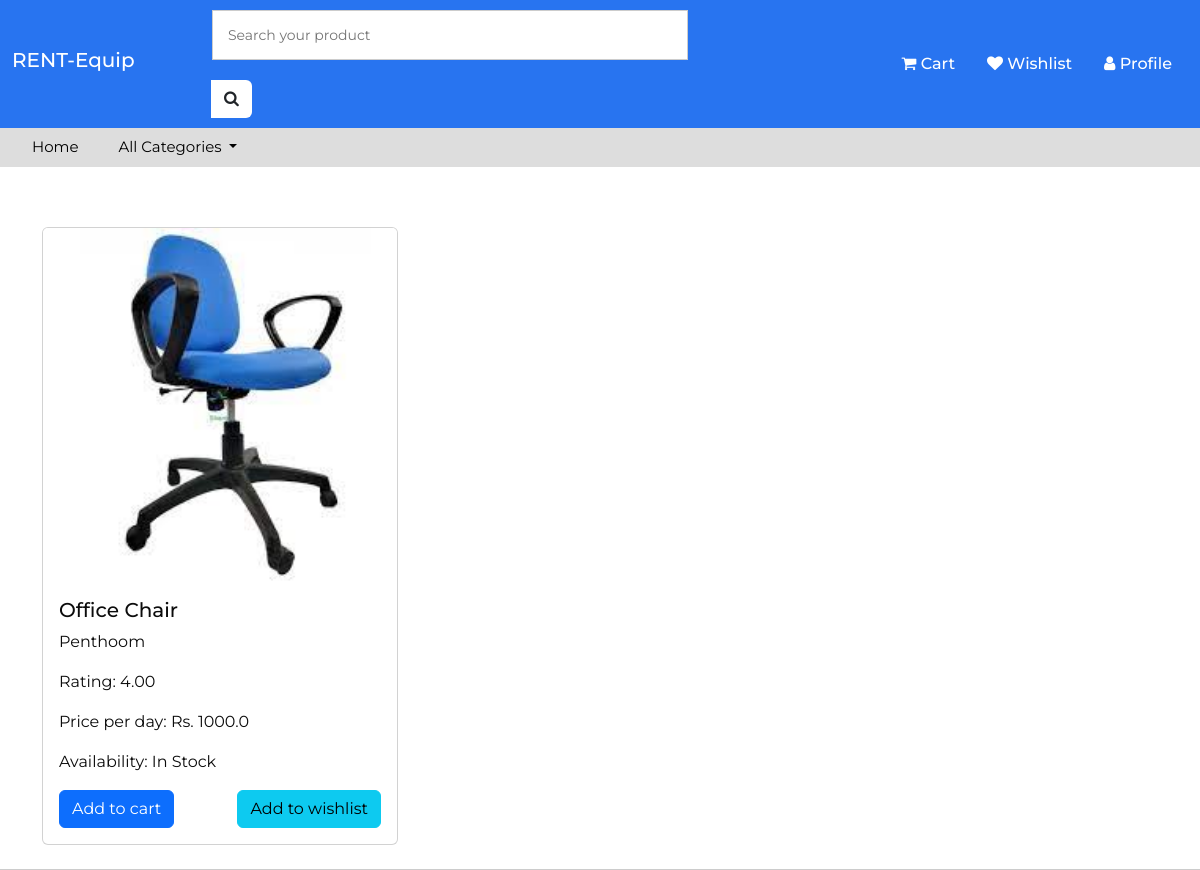
The app's page /officeequip (signed in) with its own data.
### home/models.py (models this page shows, shortened)
class Product(models.Model):
    name = models.CharField(max_length=100)
    description = models.TextField()
    rating = models.DecimalField(max_digits=3, decimal_places=2)
    price_per_day = models.DecimalField(max_digits=10, decimal_places=1)
    category = models.CharField(max_length=50, default='Uncategorized')
    subcategory = models.CharField(max_length=50, blank=True, null=True)
    availability = models.BooleanField(default=True)
    image = models.ImageField(upload_to='product_images/', default='default-image.jpg')

### home/views.py (the view)
# urls.py: path('officeequip', views.officeequip, name='officeequip'),
@login_required
@never_cache
def officeequip(request):
    officeequip = Product.objects.filter(category='office')
    context = {
        'products': officeequip
    }
    return render(request, 'officeequip.html', context)

### templates/officeequip.html (shortened to what this page needs)
{% load static %}
<!doctype html>
<html lang="en">
<head>
    <link href="https://stackpath.bootstrapcdn.com/font-awesome/4.7.0/css/font-awesome.min.css" rel="stylesheet">
    <link href="https://cdn.jsdelivr.net/npm/bootstrap@5.2.0-beta1/dist/css/bootstrap.min.css" rel="stylesheet">
    <link rel="stylesheet" href="style.css">
</head>
<body>
<div class="main-navbar shadow-sm sticky-top">
        <div class="top-navbar">
            <div class="container-fluid">
                <div class="row">
                    <div class="col-md-2 my-auto d-none d-sm-none d-md-block d-lg-block">
                        <h5 class="brand-name">RENT-Equip</h5>
                    </div>
                    <div class="col-md-5 my-auto">
                        <form action="{% url 'search_office' %}" method="get">
                            <div class="input-group">
                                <input type="text" name="q" placeholder="Search your product"   />
                                <button class="btn bg-white" type="submit">
                                    <i class="fa fa-search"></i>
                                </button>
                            </div>
                        </form>
                    </div>
                    <div class="col-md-5 my-auto">
                        <ul class="nav justify-content-end">
                            <li class="nav-item">
                                <a class="nav-link" href="cart">
                                    <i class="fa fa-shopping-cart"></i> Cart
                                </a>
                            </li>
                            <li class="nav-item">
                                <a class="nav-link" href="wishlist">
                                    <i class="fa fa-heart"></i> Wishlist
                                </a>
                            </li>
                            <li class="nav-item">
                                <a class="nav-link" href="account"  aria-expanded="false">
                                    <i class="fa fa-user"></i> Profile
                                </a>
                            </li>
                        </ul>
                    </div>
                </div>
            </div>
        </div>
       <nav class="navbar navbar-expand-lg">
    <div class="container-fluid">
        <div class="collapse navbar-collapse" id="navbarSupportedContent">
            <ul class="navbar-nav me-auto mb-2 mb-lg-0">
                <li class="nav-item">
                    <a class="nav-link" href="#">Home</a>
                </li>
                <nav>
    <ul class="nav">
        <li class="nav-item dropdown">
            <a class="nav-link dropdown-toggle" href="#" id="navbarDropdown" role="button" aria-haspopup="true" aria-expanded="false">
                All Categories
            </a>
        </li>
    </ul>
</nav>
            </ul>
        </div>
    </div>
</nav>
<main>
    <div class="container">
        <div class="row">
            {% for product in products %}
                <div class="col-md-4 mb-4">
                    <div class="card">
                        <a href="{% url 'product_detail' product.id %}">
                            <img src="{{ product.image.url }}" class="card-img-top" alt="{{ product.name }}">
                        </a>
                        <div class="card-body">
                            <h5 class="card-title">{{ product.name }}</h5>
                            <p class="card-text">{{ product.description }}</p>
                            <p class="card-text">Rating: {{ product.rating }}</p>
                            <p class="card-text">Price per day: Rs. {{ product.price_per_day }}</p>
                            {% if product.availability %}
                                <p class="card-text">Availability: In Stock</p>
                            {% else %}
                                <p class="card-text">Availability: Out of Stock</p>
                            {% endif %}
                            <div class="d-flex justify-content-between align-items-center">
                                <form method="post" action="{% url 'add-to-cart' product.id %}">
                                    <button type="submit" class="btn btn-primary">Add to cart</button>
                                </form>
                                <form method="post" action="{% url 'add_to_wishlist' product.id %}">
                                    <button type="submit" class="btn btn-info">Add to wishlist</button>
                                </form>
                            </div>
                        </div>
                    </div>
                </div>
            {% endfor %}
        </div>
    </div>
</main>
</body>
</html>

### static/css/style.css (style rules this page uses)
* { box-sizing: border-box; }
body { font-family: 'Montserrat', sans-serif; color: #0c0c0c; background-color: #ffffff; overflow-x: hidden; background-size: cover; }
main { padding-top: 60px; }
a, a:hover, a:focus { text-decoration: none; }
.btn, .btn:focus { outline: none !important; -webkit-box-shadow: none; box-shadow: none; }
form input { background: #fff; border: solid #ccc 1px; padding: 15px 15px; width: 100%; font-size: 14px; margin-bottom: 20px; line-height: normal; }

### templates/officeequip.html (style rules this page uses)
.main-navbar { border-bottom: 1px solid #ccc; }
.main-navbar .top-navbar { background-color: #2874f0; padding-top: 10px; padding-bottom: 10px; }
.main-navbar .top-navbar .brand-name { color: #fff; }
.main-navbar .top-navbar .nav-link { color: #fff; font-size: 16px; font-weight: 500; }
.main-navbar .navbar { padding: 0px; background-color: #ddd; }
.main-navbar .navbar .nav-item .nav-link { padding: 8px 20px; color: #000; font-size: 15px; }

### records on screen
Product: image (picture), name "Office Chair", description "Penthoom", rating "4.00", price_per_day "1000.0", availability "Availability: In Stock"
